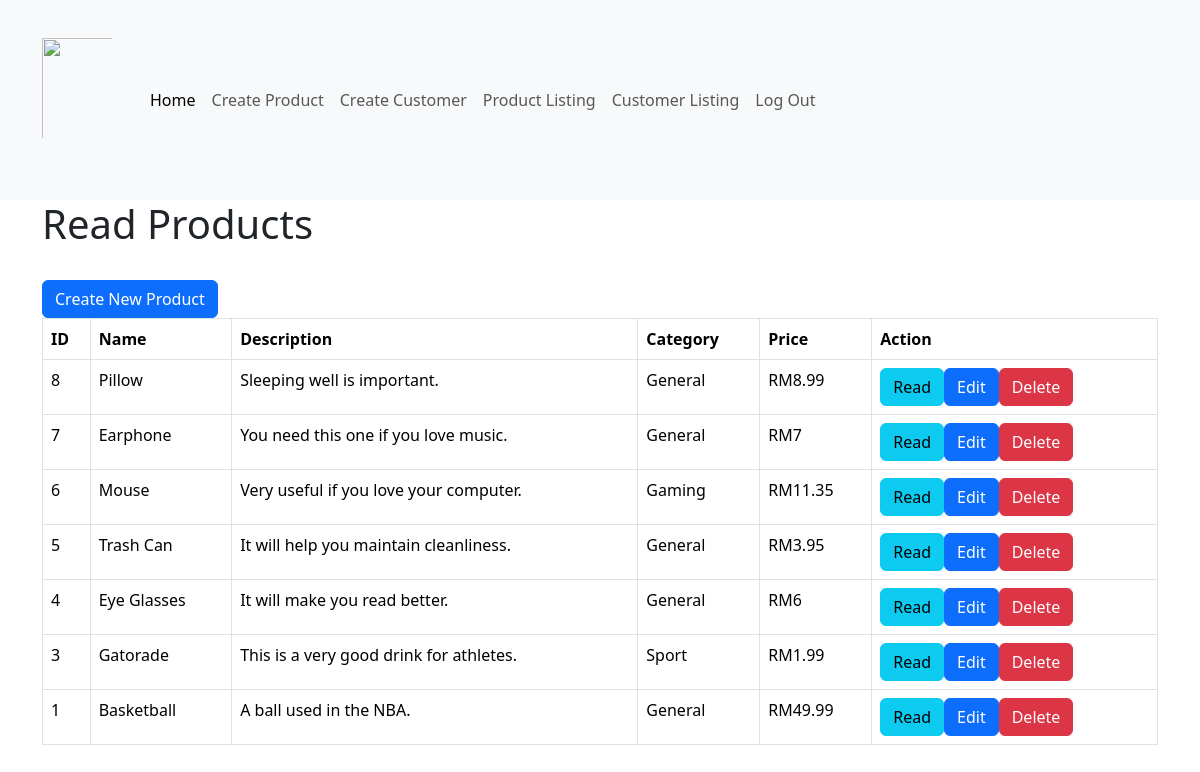
The app's page /shop/product_listing.php (signed in) with its own data.
### tables this page shows
CREATE TABLE IF NOT EXISTS `products` (
  `id` int NOT NULL AUTO_INCREMENT,
  `name` varchar(128) NOT NULL,
  `description` text NOT NULL,
  `price` double NOT NULL,
  `promotion_price` double NOT NULL,
  `manufacture_date` datetime NOT NULL,
  `expired_date` datetime NOT NULL,
  `product_cat` int NOT NULL,
  `created` datetime NOT NULL,
  `modified` timestamp NOT NULL DEFAULT CURRENT_TIMESTAMP ON UPDATE CURRENT_TIMESTAMP,
  PRIMARY KEY (`id`)
);

CREATE TABLE IF NOT EXISTS `product_cat` (
  `product_cat_id` int NOT NULL,
  `product_cat_name` varchar(128) NOT NULL,
  `product_cat_description` text NOT NULL,
  PRIMARY KEY (`product_cat_id`)
);

### shop/product_listing.php (the view, shortened to what this page needs)
<!DOCTYPE HTML>
<html>
<head>
    <link href="https://cdn.jsdelivr.net/npm/bootstrap@5.3.3/dist/css/bootstrap.min.css" rel="stylesheet">
</head>
<body>
    <?php
    include 'menu.php';
    ?>
    <div class="container">
        <div class="page-header">
            <h1>Read Products</h1>
        </div>
        <?php
        include 'config/database.php';
        $query = "SELECT id, name, description, price, product_cat_name FROM products
        INNER JOIN product_cat ON products.product_cat = product_cat.product_cat_id ORDER BY id DESC";
        $stmt = $con->prepare($query);
        $stmt->execute();
        $num = $stmt->rowCount();
        echo "<br> <a href='product_create.php' class='btn btn-primary m-b-1em'>Create New Product</a>";
        if ($num > 0) {
            echo "<table class='table table-hover table-responsive table-bordered'>";
            echo "<tr>";
            echo "<th>ID</th>";
            echo "<th>Name</th>";
            echo "<th>Description</th>";
            echo "<th>Category</th>";
            echo "<th>Price</th>";
            echo "<th>Action</th>";
            echo "</tr>";
            while ($row = $stmt->fetch(PDO::FETCH_ASSOC)) {
                extract($row);
                echo "<tr>";
                echo "<td>{$id}</td>";
                echo "<td>{$name}</td>";
                echo "<td>{$description}</td>";
                echo "<td>{$product_cat_name}</td>";
                echo "<td>RM{$price}</td>";
                echo "<td>";
                echo "<a href='product_details.php?id={$id}' class='btn btn-info m-r-1em'>Read</a>";
                echo "<a href='product_update.php?id={$id}' class='btn btn-primary m-r-1em'>Edit</a>";
                echo "<a href='#' onclick='delete_user({$id});'  class='btn btn-danger'>Delete</a>";
                echo "</td>";
                echo "</tr>";
            }
            echo "</table>";
        }
        else {
            echo "<div class='alert alert-danger'>No records found.</div>";
        }
        ?>
    </div>
</body>
</html>

### shop/menu.php (shortened to what this page needs)
<nav class="navbar navbar-expand-lg bg-body-tertiary">
    <div class="container-fluid">
        <a href="https://zenless.hoyoverse.com/en-us/" target="blank">
            <img class="mb-4"
                src="https://upload-os-bbs.hoyolab.com/upload/2022/06/13/100427891/51296d07ef153ca7dd744dc31874d548_4734072724131588175.png"
                alt="" width="130" height="160" style="padding: 30px; border-radius: 10px;">
        </a>
        <div class="collapse navbar-collapse" id="navbarNav">
            <ul class="navbar-nav">
                <li class="nav-item">
                    <a class="nav-link active" aria-current="page" href="">Home</a>
                </li>
                <li class="nav-item">
                    <a class="nav-link" href="product_create.php">Create Product</a>
                </li>
                <li class="nav-item">
                    <a class="nav-link" href="customer_create.php">Create Customer</a>
                </li>
                <li class="nav-item">
                    <a class="nav-link" href="product_listing.php">Product Listing</a>
                </li>
                <li class="nav-item">
                    <a class="nav-link" href="customer_listing.php">Customer Listing</a>
                </li>
                <li class="nav-item">
                    <a class="nav-link" href="logout.php">Log Out</a>
                </li>
            </ul>
        </div>
    </div>
</nav>

### records on screen
products: id "8", name "Pillow", description "Sleeping well is important.", product_cat.product_cat_name "General", price "8.99"
products: id "7", name "Earphone", description "You need this one if you love music.", product_cat.product_cat_name "General", price "7"
products: id "6", name "Mouse", description "Very useful if you love your computer.", product_cat.product_cat_name "Gaming", price "11.35"
products: id "5", name "Trash Can", description "It will help you maintain cleanliness.", product_cat.product_cat_name "General", price "3.95"
products: id "4", name "Eye Glasses", description "It will make you read better.", product_cat.product_cat_name "General", price "6"
products: id "3", name "Gatorade", description "This is a very good drink for athletes.", product_cat.product_cat_name "Sport", price "1.99"
products: id "1", name "Basketball", description "A ball used in the NBA.", product_cat.product_cat_name "General", price "49.99"
